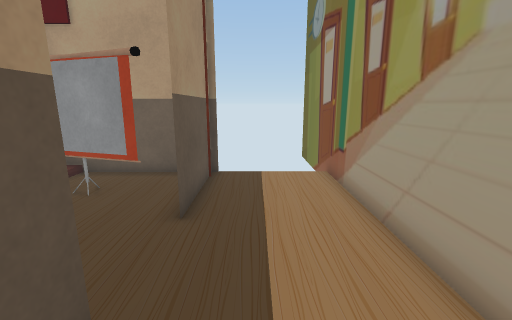
view 1 (above)

16 first-person views from a walk through a 3-D level made in the Unity game engine. The camera is 1.3 m above the floor, tilts 12° down and sees 90° across. Doors are open. The floor is counted in squares, 0.5 m on a side. Each view is taken from the middle of a square. On the plan, view 1 faces up. The plan holds only what a view shows up to about 18 squares ahead; the rest is blank. The place goes on beyond the plan. The player character is not drawn. Some animated figures are not drawn. Some surface patterns are stand-ins.

view 2
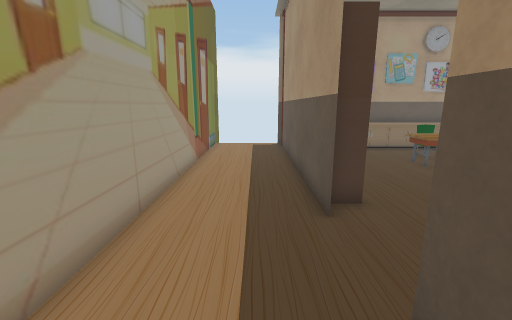

view 3
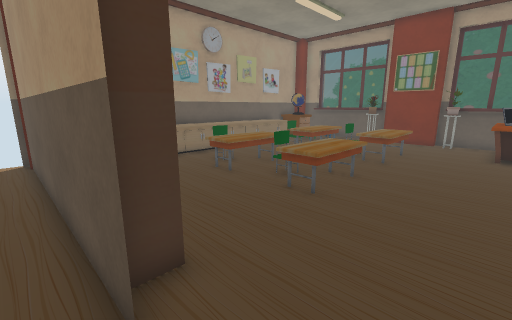

view 4
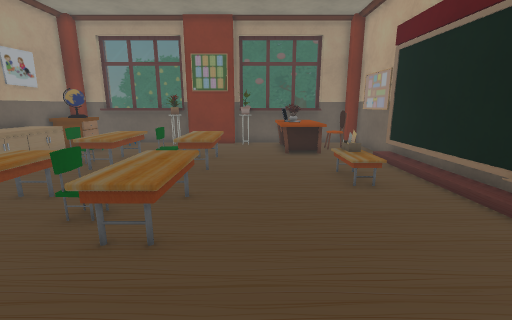

view 5
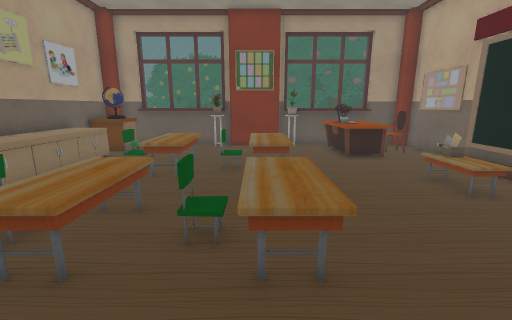

view 6
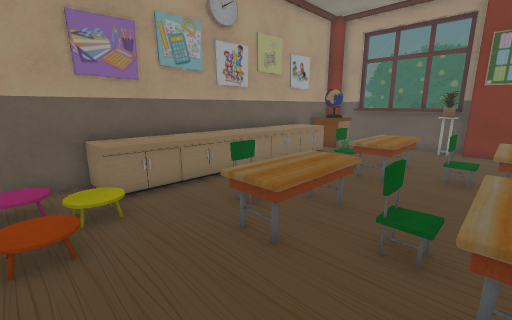

view 7
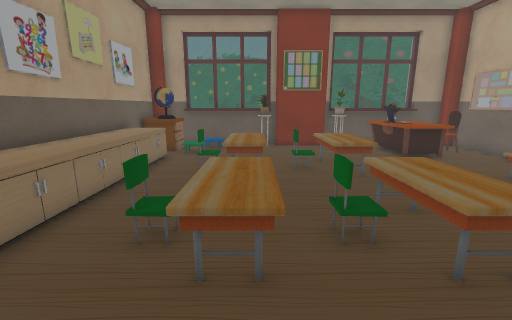

view 8
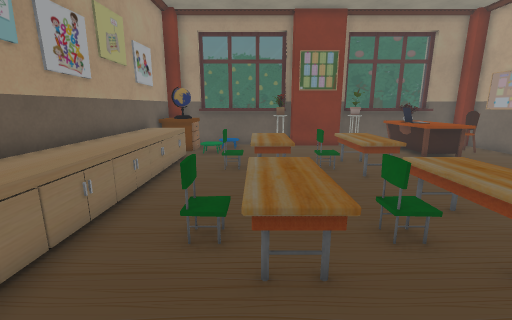

view 9
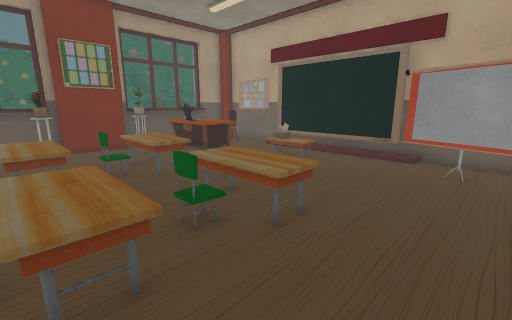

view 10
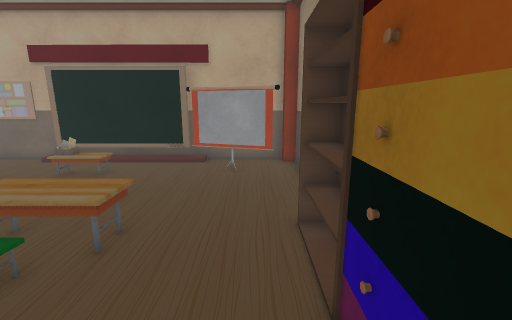

view 11
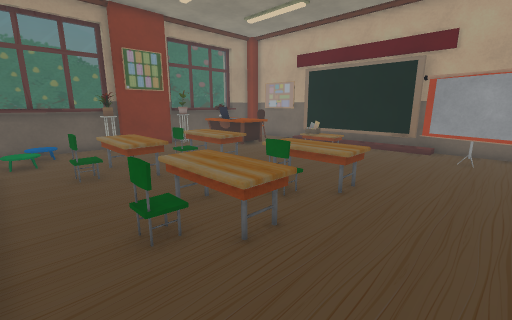

view 12
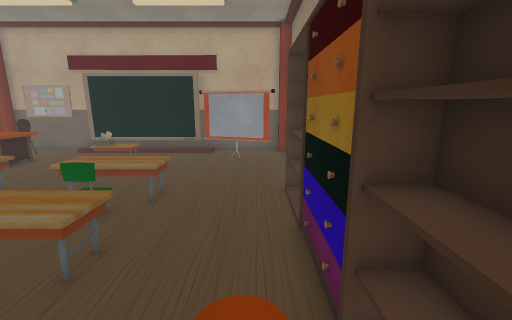

view 13
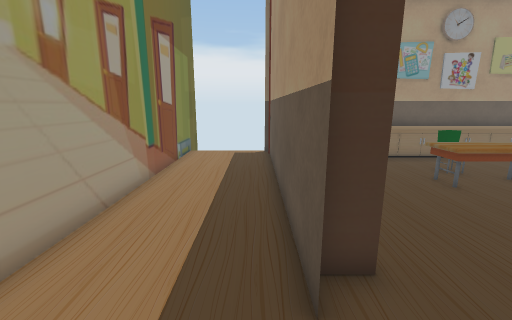

view 14
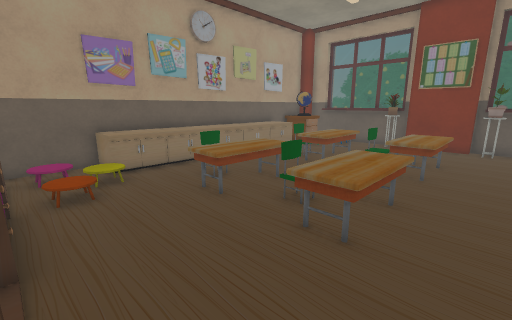

view 15
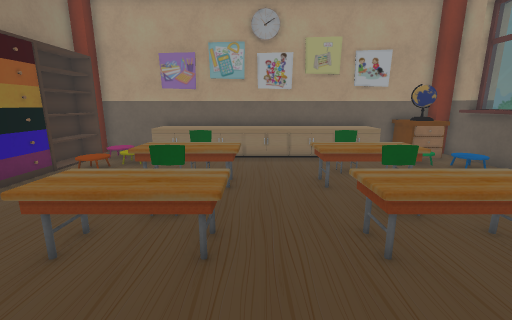

view 16
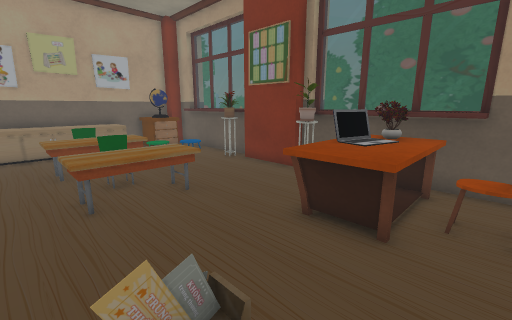

### Floor plan
Key: @ floor where view 1 was taken; # wall or solid block; . main floor; : floor 0.25 m higher than the main floor; / step, stairs or slope; D open door; ^ raised ledge; T table; C chair; L laptop; P plant; B blackboard; A cabinet; O other object.
Columns run from 23 left of view 1 to 3 right of it. Each row starts with its distance up from view 1.
 10   ########  #####   ##    #
  9   # ....######BB#    #....#
  8  ##.CC..........### .#....#
  7  ^TTTTT...OOO.....##.#....#
  6  ^PPLLT..............#....#
  5  ^PPLLT..............D....#
  4  ^TTTTT..............D....#
  3  ^PP.................D....#
  2 #^PP.................#....#
  1   #....TTTT..TTTT...##....#
  0   #....TTTT..TTTT...##.@..#
 -1   #.....C.....C.....##....#
 -2  ^PP................##....#
 -3  ^PP...TTTT..TTTT...##....#
 -4  ^^....TTTT..TTTT...##....#
 -5  ^^.....C.....C..../##....#
 -6  ^^://............//##....#
 -7  ^^.//............:.##....#
 -8 ###AA.^^^^^^^^^^^^.:##....#
 -9   # A ^^^^^^^^^^^^ ..#....#
-10   #AA#################    #

Positions as (right, up) in squares from view 1, and headings:
1: (0, 0), facing up
2: (0, 8), facing down
3: (-1, 5), facing down-left
4: (-3, 3), facing left
5: (-4, 0), facing left
6: (-4, 0), facing down-left
7: (-4, -3), facing left
8: (-4, -4), facing left
9: (-4, -4), facing up-left
10: (-4, -5), facing up
11: (-4, -7), facing up-left
12: (-4, -8), facing up
13: (-1, 5), facing down
14: (-3, 3), facing down-left
15: (-11, 5), facing down
16: (-12, 8), facing down-left
